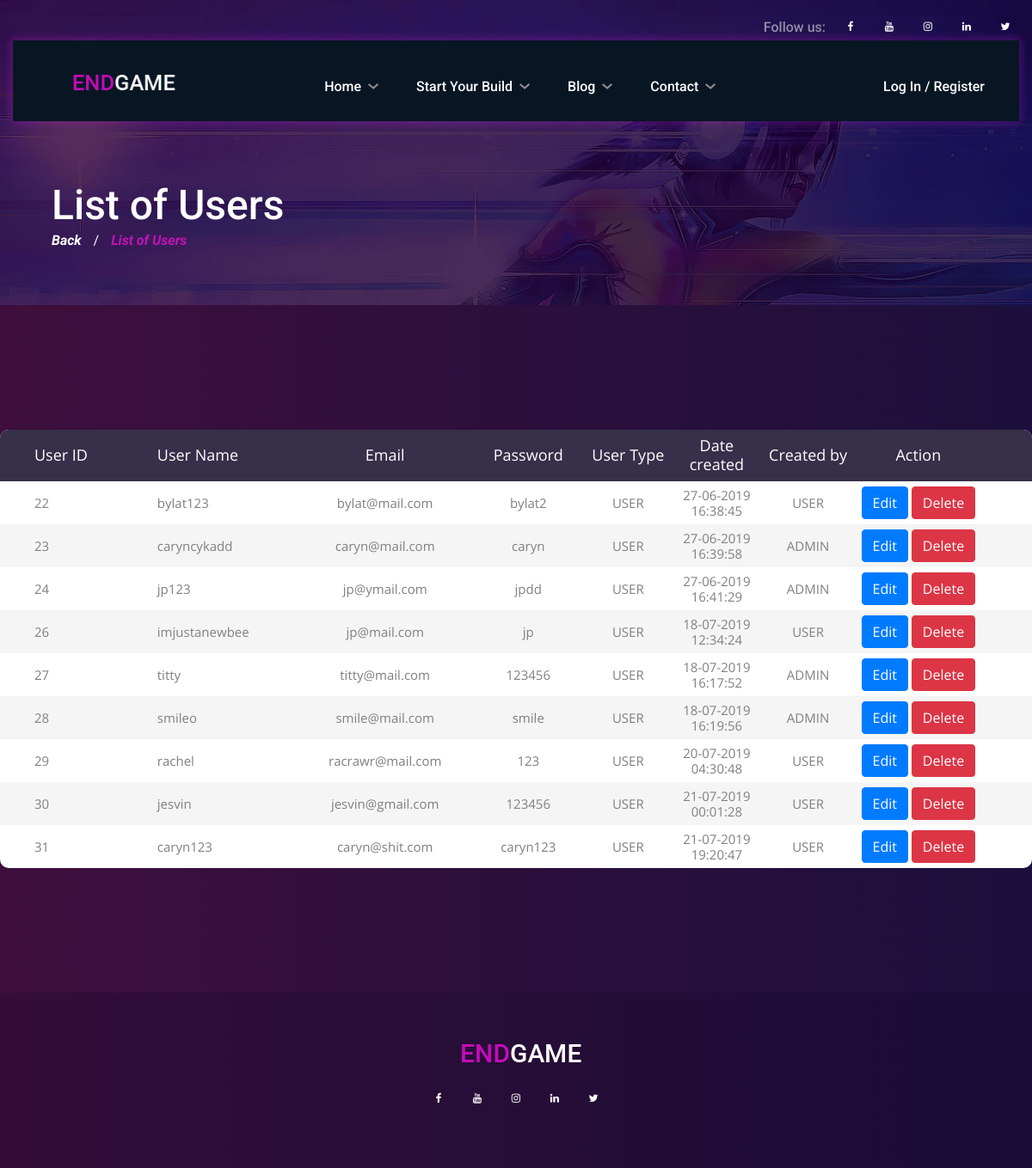
Screenshot of /user_list.php with the database file from the repository.
### tables this page shows
CREATE TABLE `user` (
  `userid` int(5) NOT NULL,
  `username` varchar(20) NOT NULL,
  `useremail` varchar(50) NOT NULL,
  `userpass` varchar(50) NOT NULL,
  `user_type` varchar(10) NOT NULL,
  `date_created` varchar(50) NOT NULL,
  `created_by` varchar(20) NOT NULL
);

### user_list.php (the view, shortened to what this page needs)
<?php
include("include/connectdb.php");
$qry_user = "SELECT * FROM user WHERE user_type !='ADMIN'";
$result_user = mysqli_query($db, $qry_user);
$num_result_user = mysqli_num_rows($result_user);
?>
<!DOCTYPE html>
<html lang="zxx">
<head>
	<link rel="stylesheet" href="css/bootstrap.min.css"/>
	<link rel="stylesheet" href="css/font-awesome.min.css"/>
	<link rel="stylesheet" href="css/slicknav.min.css"/>
	<link rel="stylesheet" href="css/owl.carousel.min.css"/>
	<link rel="stylesheet" href="css/magnific-popup.css"/>
	<link rel="stylesheet" href="css/animate.css"/>
	<link rel="stylesheet" href="css/style.css"/>
	<link rel="stylesheet" type="text/css" href="fonts/font-awesome-4.7.0/css/font-awesome.min.css">
	<link rel="stylesheet" type="text/css" href="vendor/animate/animate.css">
	<link rel="stylesheet" type="text/css" href="vendor/select2/select2.min.css">
	<link rel="stylesheet" type="text/css" href="vendor/perfect-scrollbar/perfect-scrollbar.css">
	<link rel="stylesheet" type="text/css" href="css/util.css">
	<link rel="stylesheet" type="text/css" href="css/list.css">
</head>
<body>
	<?php
	include("include/header.php");
	?>
	<section class="page-top-section set-bg" data-setbg="img/page-top-bg/4.jpg">
		<div class="page-info">
			<h2>List of Users</h2>
			<div class="site-breadcrumb">
				<a href="javascript:history.back()">Back</a>  /
				<span>List of Users</span>
			</div>
		</div>
	</section>
	<section class="order-section">
		<div class="limiter">
			<div class="container-table100">
				<div class="wrap-table100">
					<table>
						<thead>
							<tr class="table100-head">
								<th class="column1">User ID</th>
								<th class="column2">User Name</th>
								<th class="column3">Email</th>
								<th class="column4">Password</th>
								<th class="column5">User Type</th>
								<th class="column6">Date created</th>
								<th class="column7">Created by</th>
								<th class="column8">Action</th>
							</tr>
						</thead>
						<tbody>
								<?php for($c=0; $c<$num_result_user; $c++){ ?>
							<?php $user = mysqli_fetch_assoc($result_user);?>
								<tr>
									<td class="column1"><?php echo $user['userid'];?></td>
									<td class="column2"><?php echo $user['username'];?></td>
									<td class="column3"><?php echo $user['useremail'];?></td>
									<td class="column4"><?php echo base64_decode($user['userpass']);?></td>
									<td class="column5"><?php echo $user['user_type'];?></td>
									<td class="column6"><?php echo $user['date_created'];?></td>
									<td class="column7"><?php echo $user['created_by'];?></td>
									<td class="column8">
										<a class="btn btn-primary" href="edit_user.php?edituser=<?php echo $user['userid'];?>" role="button">Edit</a>
										<a class="btn btn-danger" href="delete_user.php?deleteuser=<?php echo $user['userid'];?>" role="button">Delete</a>
									</td>
								</tr>
							<?php }?>
						</tbody>
					</table>
				</div>
			</div>
		</div>
	</section>
	<?php
	include("include/footer.php");
	?>
	</body>
</html>

### css/style.css (style rules this page uses)
html, body { height: 100%; font-family: 'Roboto', sans-serif; -webkit-font-smoothing: antialiased; font-smoothing: antialiased; }
h1, h2, h3, h4, h5, h6 { margin: 0; color: #111111; font-weight: 500; }
h2 { font-size: 36px; }
table { margin: 0; color: white; line-height: 1.6; font-weight: 500; }
::placeholder { color: #fff; font-style: italic; text-transform: uppercase; }
.set-bg { background-repeat: no-repeat; background-size: cover; background-position: top center; }
.order-section { background: #3e0f3d; background: -webkit-linear-gradient(left, #3e0f3d 0%, #1c0f3b 100%); background: -webkit-gradient(linear, left top, right top, from(#3e0f3d), to(#1c0f3b)); background: -o-linear-gradient(left, #3e0f3d 0%, #1c0f3b 100%); background: linear-gradient(to right, #3e0f3d 0%, #1c0f3b 100%); filter: progid:DXImageTransform.Microsoft.gradient( startColorstr='#3e0f3d', endColorstr='#1c0f3b', GradientType=1); }
.order-section { text-align: center; }
.page-top-section { height: 355px; padding-top: 210px; }
.page-info { max-width: 1496px; margin: 0 auto; font-size: 16px; color: #fff; padding-left: 60px; }
.page-info h2 { color: #fff; font-size: 48px; }
.site-breadcrumb a, .site-breadcrumb span { font-style: italic; color: #fff; margin: 0 10px; font-weight: 700; }
.site-breadcrumb a:first-child { margin-left: 0; }
.site-breadcrumb span { color: #c313b7; }

### css/list.css (style rules this page uses)
* { margin: 0px; padding: 0px; box-sizing: border-box; }
body, html { height: 100%; }
a { margin: 0px; transition: all 0.4s; -webkit-transition: all 0.4s; -o-transition: all 0.4s; -moz-transition: all 0.4s; }
h1,h2,h3,h4,h5,h6 { margin: 0px; }
.limiter { width: 100%; margin: 0 auto; }
.container-table100 { width: 100%; min-height: 100vh; display: -webkit-box; display: -webkit-flex; display: -moz-box; display: -ms-flexbox; display: flex; align-items: center; justify-content: center; flex-wrap: wrap; background: #3e0f3d; background: -webkit-linear-gradient(left, #3e0f3d 0%, #1c0f3b 100%); background: -webkit-gradient(linear, left top, right top, from(#3e0f3d), to(#1c0f3b)); background: -o-linear-gradient(left, #3e0f3d 0%, #1c0f3b 100%); background: linear-gradient(to right, #3e0f3d 0%, #1c0f3b 100%); filter: progid:DXImageTransform.Microsoft.gradient( startColorstr='#3e0f3d', endColorstr='#1c0f3b', GradientType=1); }
.wrap-table100 { width: 1400px; }
table { border-spacing: 1; border-collapse: collapse; background: white; border-radius: 10px; overflow: hidden; width: 100%; margin: 0 auto; position: relative; }
table * { position: relative; }
table td, table th { padding-left: 8px; }
table thead tr { height: 60px; background: #36304a; }
table tbody tr { height: 50px; }
table tbody tr:last-child { border: 0; }
table td, table th { text-align: left; }
.table100-head th { font-family: OpenSans-Regular; font-size: 18px; color: #fff; line-height: 1.2; font-weight: unset; }
tbody tr:nth-child(even) { background-color: #f5f5f5; }
tbody tr { font-family: OpenSans-Regular; font-size: 15px; color: #808080; line-height: 1.2; font-weight: unset; }
.column1 { width: 120px; padding-left: 40px; }
.column2 { width: 100px; }
.column3 { width: 70px; text-align: center; }
.column4 { width: 70px; text-align: center; }
.column5 { width: 70px; text-align: center; }
.column6 { width: 70px; text-align: center; }
.column7 { width: 50px; text-align: center; }
.column8 { width: 50px; text-align: center; padding-right: 62px; }

### rows the page displays
user: userid "22", username "bylat123", useremail "bylat@mail.com", userpass "bylat2", user_type "USER", date_created "27-06-2019 16:38:45", created_by "USER"
user: userid "23", username "caryncykadd", useremail "caryn@mail.com", userpass "caryn", user_type "USER", date_created "27-06-2019 16:39:58", created_by "ADMIN"
user: userid "24", username "jp123", useremail "jp@ymail.com", userpass "jpdd", user_type "USER", date_created "27-06-2019 16:41:29", created_by "ADMIN"
user: userid "26", username "imjustanewbee", useremail "jp@mail.com", userpass "jp", user_type "USER", date_created "18-07-2019 12:34:24", created_by "USER"
user: userid "27", username "titty", useremail "titty@mail.com", userpass "123456", user_type "USER", date_created "18-07-2019 16:17:52", created_by "ADMIN"
user: userid "28", username "smileo", useremail "smile@mail.com", userpass "smile", user_type "USER", date_created "18-07-2019 16:19:56", created_by "ADMIN"
user: userid "29", username "rachel", useremail "racrawr@mail.com", userpass "123", user_type "USER", date_created "20-07-2019 04:30:48", created_by "USER"
user: userid "30", username "jesvin", useremail "jesvin@gmail.com", userpass "123456", user_type "USER", date_created "21-07-2019 00:01:28", created_by "USER"
user: userid "31", username "caryn123", useremail "caryn@shit.com", userpass "caryn123", user_type "USER", date_created "21-07-2019 19:20:47", created_by "USER"
